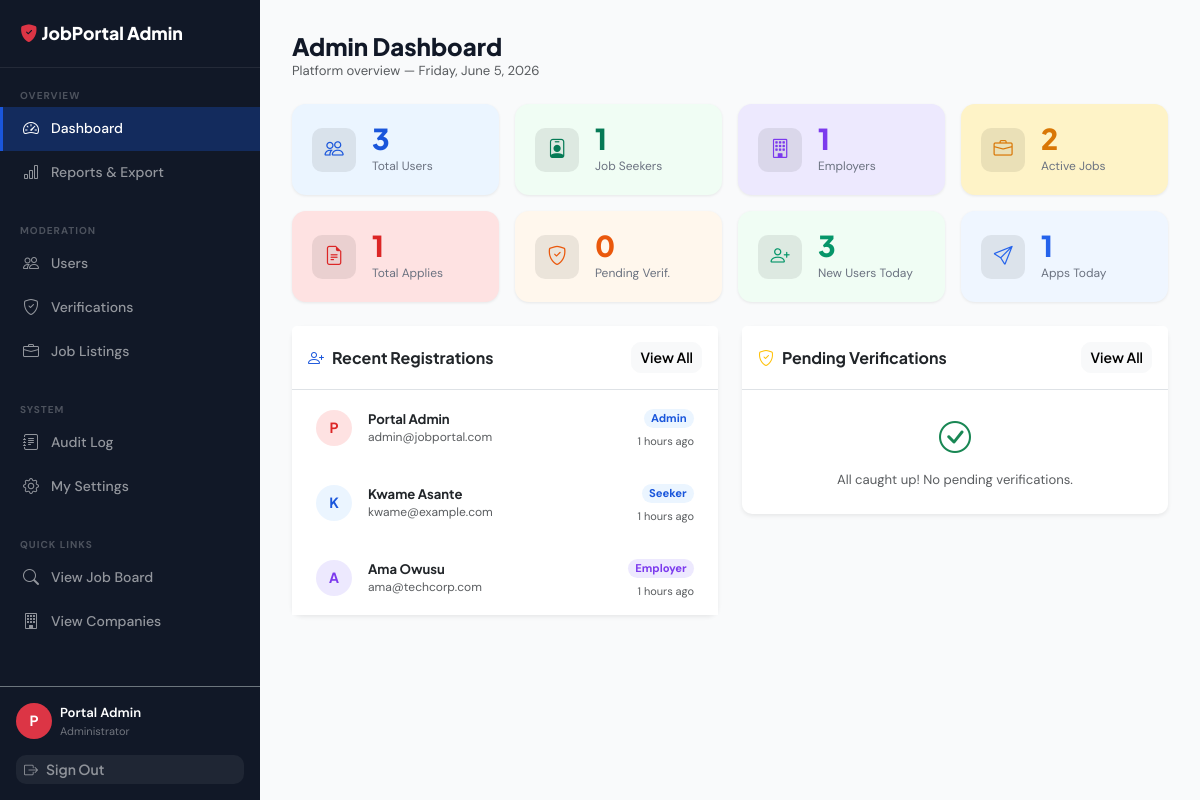
/public/admin/dashboard (signed in), run on the app's committed database.
### tables this page shows
CREATE TABLE users (
    id              INT UNSIGNED    NOT NULL AUTO_INCREMENT,
    full_name       VARCHAR(120)    NOT NULL,
    email           VARCHAR(180)    NOT NULL,
    password_hash   VARCHAR(255)    NOT NULL,
    role            ENUM('seeker','employer','admin') NOT NULL DEFAULT 'seeker',
    is_active       TINYINT(1)      NOT NULL DEFAULT 1,
    email_verified  TINYINT(1)      NOT NULL DEFAULT 0,
    verify_token    VARCHAR(64)     NULL,
    last_login_at   TIMESTAMP       NULL,
    created_at      TIMESTAMP       NOT NULL DEFAULT CURRENT_TIMESTAMP,
    updated_at      TIMESTAMP       NOT NULL DEFAULT CURRENT_TIMESTAMP ON UPDATE CURRENT_TIMESTAMP,

    PRIMARY KEY (id),
    UNIQUE KEY uq_users_email (email),
    INDEX idx_users_role (role),
    INDEX idx_users_is_active (is_active)
);

### app/views/admin/dashboard.php (the view, shortened to what the rows shown need)
<div class="d-flex align-items-center justify-content-between mb-4">
    <div>
        <h1 class="h4 fw-800 mb-0">Admin Dashboard</h1>
        <p class="text-muted small mb-0">Platform overview — <?= date('l, F j, Y') ?></p>
    </div>
</div>
<div class="row g-3 mb-4">
    <?php
    $cards = [
        ['label'=>'Total Users',     'value'=>number_format($stats['total_users']),     'icon'=>'people',          'color'=>'#EBF5FF', 'icolor'=>'#1A56DB', 'link'=>'/admin/users'],
        ['label'=>'Job Seekers',     'value'=>number_format($stats['total_seekers']),    'icon'=>'person-badge',    'color'=>'#F0FDF4', 'icolor'=>'#057A55', 'link'=>'/admin/users?role=seeker'],
        ['label'=>'Employers',       'value'=>number_format($stats['total_employers']), 'icon'=>'building',        'color'=>'#EDE9FE', 'icolor'=>'#7C3AED', 'link'=>'/admin/users?role=employer'],
        ['label'=>'Active Jobs',     'value'=>number_format($stats['active_jobs']),     'icon'=>'briefcase',       'color'=>'#FEF3C7', 'icolor'=>'#D97706', 'link'=>'/admin/jobs'],
        ['label'=>'Total Applies',   'value'=>number_format($stats['total_apps']),      'icon'=>'file-earmark-text','color'=>'#FEE2E2','icolor'=>'#DC2626', 'link'=>'/admin/reports'],
        ['label'=>'Pending Verif.',  'value'=>$stats['pending_verify'],                 'icon'=>'shield-check',    'color'=>'#FFF7ED', 'icolor'=>'#EA580C', 'link'=>'/admin/verifications'],
        ['label'=>'New Users Today', 'value'=>$stats['new_users_today'],               'icon'=>'person-plus',     'color'=>'#F0FDF4', 'icolor'=>'#059669', 'link'=>'/admin/users'],
        ['label'=>'Apps Today',      'value'=>$stats['apps_today'],                    'icon'=>'send',            'color'=>'#EFF6FF', 'icolor'=>'#2563EB', 'link'=>'/admin/reports'],
    ];
    foreach ($cards as $c): ?>
    <div class="col-6 col-md-3">
        <a href="<?= url($c['link']) ?>" class="text-decoration-none">
            <div class="card stat-card border-0 h-100" style="background:<?= $c['color'] ?>;">
                <div class="d-flex align-items-center gap-3">
                    <div class="stat-icon" style="background:rgba(0,0,0,.08);">
                        <i class="bi bi-<?= $c['icon'] ?>" style="color:<?= $c['icolor'] ?>;"></i>
                    </div>
                    <div>
                        <div class="stat-value" style="color:<?= $c['icolor'] ?>;"><?= $c['value'] ?></div>
                        <div class="stat-label"><?= $c['label'] ?></div>
                    </div>
                </div>
            </div>
        </a>
    </div>
    <?php endforeach; ?>
</div>
<div class="row g-4">
    <div class="col-lg-6">
        <div class="card border-0 shadow-sm">
            <div class="card-header bg-white border-bottom d-flex justify-content-between align-items-center py-3">
                <h6 class="fw-700 mb-0"><i class="bi bi-person-plus me-2 text-primary"></i>Recent Registrations</h6>
                <a href="<?= url('/admin/users') ?>" class="btn btn-sm btn-light">View All</a>
            </div>
            <div class="card-body p-0">
                <div class="list-group list-group-flush">
                    <?php foreach ($recentUsers as $u): ?>
                    <div class="list-group-item border-0 px-4 py-3">
                        <div class="d-flex align-items-center gap-3">
                            <div class="rounded-circle d-flex align-items-center justify-content-center fw-700 flex-shrink-0"
                                 style="width:36px;height:36px;font-size:14px;
                                        background:<?= $u['role']==='admin' ? '#FEE2E2' : ($u['role']==='employer' ? '#EDE9FE' : '#EBF5FF') ?>;
                                        color:<?= $u['role']==='admin' ? '#DC2626' : ($u['role']==='employer' ? '#7C3AED' : '#1A56DB') ?>;">
                                <?= strtoupper(substr($u['full_name'], 0, 1)) ?>
                            </div>
                            <div class="flex-grow-1 min-w-0">
                                <div class="fw-700 small"><?= e($u['full_name']) ?></div>
                                <div class="text-muted" style="font-size:12px;"><?= e($u['email']) ?></div>
                            </div>
                            <div class="text-end flex-shrink-0">
                                <span class="badge rounded-pill small"
                                      style="background:<?= $u['role']==='employer' ? '#EDE9FE' : '#EBF5FF' ?>;
                                             color:<?= $u['role']==='employer' ? '#7C3AED' : '#1A56DB' ?>;">
                                    <?= ucfirst($u['role']) ?>
                                </span>
                                <div class="text-muted mt-1" style="font-size:11px;"><?= time_ago($u['created_at']) ?></div>
                            </div>
                        </div>
                    </div>
                    <?php endforeach; ?>
                </div>
            </div>
        </div>
    </div>
    <div class="col-lg-6">
        <div class="card border-0 shadow-sm">
            <div class="card-header bg-white border-bottom d-flex justify-content-between align-items-center py-3">
                <h6 class="fw-700 mb-0">
                    <i class="bi bi-shield-check me-2 text-warning"></i>Pending Verifications
                </h6>
                <a href="<?= url('/admin/verifications') ?>" class="btn btn-sm btn-light">View All</a>
            </div>
            <div class="card-body p-0">
                <?php if (empty($pendingVerifications)): ?>
                <div class="text-center py-4">
                    <i class="bi bi-check-circle text-success" style="font-size:2rem;"></i>
                    <p class="text-muted small mt-2 mb-0">All caught up! No pending verifications.</p>
                </div>
                <?php endif; ?>
            </div>
        </div>
    </div>
</div>

### core/Router.php (shortened to what the rows shown need)
<?php
class Router
{
    private array $routes = [];
    private array $groupMiddleware = [];
    private string $groupPrefix = '';
    public function group(array $opts, callable $cb): void
    {
        $prevPrefix = $this->groupPrefix;
        $prevMw     = $this->groupMiddleware;
        $this->groupPrefix     .= ($opts['prefix'] ?? '');
        $this->groupMiddleware  = array_merge($this->groupMiddleware, $opts['middleware'] ?? []);
        $this->groupPrefix     = $prevPrefix;
        $this->groupMiddleware = $prevMw;
    }
    private function add(string $method, string $path, string $handler, array $mw): void
    {
        $full = $this->groupPrefix . $path;
        $this->routes[] = [
            'method'  => $method,
            'pattern' => '#^' . preg_replace('/\{([a-zA-Z_]+)\}/', '(?P<$1>[^/]+)', $full) . '$#',
            'handler' => $handler,
            'mw'      => array_merge($this->groupMiddleware, $mw),
        ];
    }
    public function dispatch(): void
    {
        $method = $_SERVER['REQUEST_METHOD'];
        $uri    = $this->uri();
        foreach ($this->routes as $route) {
            if ($route['method'] !== $method) continue;
            if (!preg_match($route['pattern'], $uri, $matches)) continue;
            $params = array_filter($matches, 'is_string', ARRAY_FILTER_USE_KEY);
            $this->call($route['handler'], $params);
            return;
        }
    }
    private function uri(): string
    {
        $uri  = parse_url($_SERVER['REQUEST_URI'], PHP_URL_PATH);
        $base = rtrim(dirname($_SERVER['SCRIPT_NAME']), '/');
        if ($base && str_starts_with($uri, $base)) $uri = substr($uri, strlen($base));
        return '/' . ltrim($uri ?: '/', '/');
    }
    private function call(string $handler, array $params): void
    {
        [$class, $method] = explode('@', $handler, 2);
        $ctrl = new $class();
        $ctrl->$method($params);
    }
}

### app/views/layouts/admin.php (shortened to what the rows shown need)
<!DOCTYPE html>
<html lang="en">
<head>
    <link rel="stylesheet" href="https://cdn.jsdelivr.net/npm/bootstrap@5.3.3/dist/css/bootstrap.min.css">
    <link rel="stylesheet" href="https://cdn.jsdelivr.net/npm/bootstrap-icons@1.11.3/font/bootstrap-icons.min.css">
    <link rel="stylesheet" href="<?= asset('css/style.css') ?>">
</head>
<body>
<div class="dashboard-wrapper">
<aside class="sidebar d-none d-lg-flex flex-column">
    <div class="sidebar-logo">
        <a href="<?= url('/admin/dashboard') ?>">
            <i class="bi bi-shield-fill-check text-danger me-1"></i><?= APP_NAME ?> Admin
        </a>
    </div>
    <?php
    $uri = parse_url($_SERVER['REQUEST_URI'], PHP_URL_PATH);
    function al(string $href, string $icon, string $label, string $uri): string {
        $p = parse_url($href, PHP_URL_PATH);
        $a = ($uri === $p || str_starts_with($uri, $p.'/'));
        return '<li><a href="'.$href.'" class="'.($a?'active':'').'"><i class="bi bi-'.$icon.'"></i>'.$label.'</a></li>';
    }
    ?>
    <nav class="sidebar-nav flex-grow-1">
        <div class="sidebar-section">Overview</div>
        <ul class="list-unstyled mb-0">
            <?= al(url('/admin/dashboard'),    'speedometer2',   'Dashboard',        $uri) ?>
            <?= al(url('/admin/reports'),       'bar-chart',      'Reports & Export', $uri) ?>
        </ul>
        <div class="sidebar-section mt-3">Moderation</div>
        <ul class="list-unstyled mb-0">
            <?= al(url('/admin/users'),         'people',         'Users',            $uri) ?>
            <?= al(url('/admin/verifications'), 'shield-check',   'Verifications',    $uri) ?>
            <?= al(url('/admin/jobs'),          'briefcase',      'Job Listings',     $uri) ?>
        </ul>
        <div class="sidebar-section mt-3">System</div>
        <ul class="list-unstyled mb-0">
            <?= al(url('/admin/logs'),          'journal-text',   'Audit Log',        $uri) ?>
            <?= al(url('/account/settings'),    'gear',           'My Settings',      $uri) ?>
        </ul>
        <div class="sidebar-section mt-3">Quick Links</div>
        <ul class="list-unstyled mb-0">
            <?= al(url('/jobs'),                'search',         'View Job Board',   $uri) ?>
            <?= al(url('/companies'),           'building',       'View Companies',   $uri) ?>
        </ul>
    </nav>
    <div class="p-3 border-top border-secondary mt-auto">
        <?php $u = auth(); ?>
        <div class="d-flex align-items-center gap-2 mb-3">
            <div class="rounded-circle bg-danger text-white d-flex align-items-center
                        justify-content-center fw-700 flex-shrink-0"
                 style="width:36px;height:36px;font-size:14px;">
                <?= strtoupper(substr($u['name'],0,1)) ?>
            </div>
            <div style="min-width:0;">
                <div class="text-white fw-600 small text-truncate"><?= e($u['name']) ?></div>
                <div class="small" style="color:rgba(255,255,255,.4);font-size:11px;">Administrator</div>
            </div>
        </div>
        <a href="<?= url('/logout') ?>" class="btn btn-sm w-100 text-start"
           style="color:rgba(255,255,255,.5);background:rgba(255,255,255,.06);border:none;">
            <i class="bi bi-box-arrow-right me-2"></i>Sign Out
        </a>
    </div>
</aside>
<div class="flex-grow-1 d-flex flex-column" style="min-width:0;">
    <main class="dashboard-content flex-grow-1"><?= $content ?></main>
</div>
</div>
</body>
</html>

### data on the page
users: full_name "P", full_name "Portal Admin", email "admin@jobportal.com", role "Admin", created_at "1 hours ago"
users: full_name "K", full_name "Kwame Asante", email "kwame@example.com", role "Seeker", created_at "1 hours ago"
users: full_name "A", full_name "Ama Owusu", email "ama@techcorp.com", role "Employer", created_at "1 hours ago"

### other printed values
$label "Dashboard Reports & Export Users Verifications Job Listings Audit Log My Settings View Job Board View Companies"
$c['value'] "3"
$c['label'] "Total Users"
$c['value'] "1"
$c['label'] "Job Seekers"
$c['label'] "Employers"
$c['value'] "2"
$c['label'] "Active Jobs"
$c['label'] "Total Applies"
$c['value'] "0"
$c['label'] "Pending Verif."
$c['label'] "New Users Today"
$c['label'] "Apps Today"
